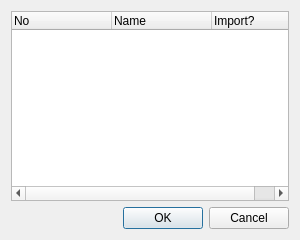
<?xml version="1.0" encoding="UTF-8"?>
<ui version="4.0">
 <class>importUi</class>
 <widget class="QDialog" name="importUi">
  <property name="geometry">
   <rect>
    <x>0</x>
    <y>0</y>
    <width>300</width>
    <height>240</height>
   </rect>
  </property>
  <property name="windowTitle">
   <string>Dialog</string>
  </property>
  <layout class="QVBoxLayout" name="verticalLayout">
   <item>
    <widget class="QTreeWidget" name="treeWidget">
     <property name="rootIsDecorated">
      <bool>false</bool>
     </property>
     <property name="columnCount">
      <number>3</number>
     </property>
     <attribute name="headerVisible">
      <bool>true</bool>
     </attribute>
     <column>
      <property name="text">
       <string>No</string>
      </property>
     </column>
     <column>
      <property name="text">
       <string>Name</string>
      </property>
     </column>
     <column>
      <property name="text">
       <string>Import?</string>
      </property>
     </column>
    </widget>
   </item>
   <item>
    <widget class="QDialogButtonBox" name="buttonBox">
     <property name="orientation">
      <enum>Qt::Horizontal</enum>
     </property>
     <property name="standardButtons">
      <set>QDialogButtonBox::Cancel|QDialogButtonBox::Ok</set>
     </property>
    </widget>
   </item>
  </layout>
 </widget>
 <resources/>
 <connections>
  <connection>
   <sender>buttonBox</sender>
   <signal>accepted()</signal>
   <receiver>importUi</receiver>
   <slot>accept()</slot>
   <hints>
    <hint type="sourcelabel">
     <x>248</x>
     <y>254</y>
    </hint>
    <hint type="destinationlabel">
     <x>157</x>
     <y>274</y>
    </hint>
   </hints>
  </connection>
  <connection>
   <sender>buttonBox</sender>
   <signal>rejected()</signal>
   <receiver>importUi</receiver>
   <slot>reject()</slot>
   <hints>
    <hint type="sourcelabel">
     <x>316</x>
     <y>260</y>
    </hint>
    <hint type="destinationlabel">
     <x>286</x>
     <y>274</y>
    </hint>
   </hints>
  </connection>
 </connections>
</ui>
